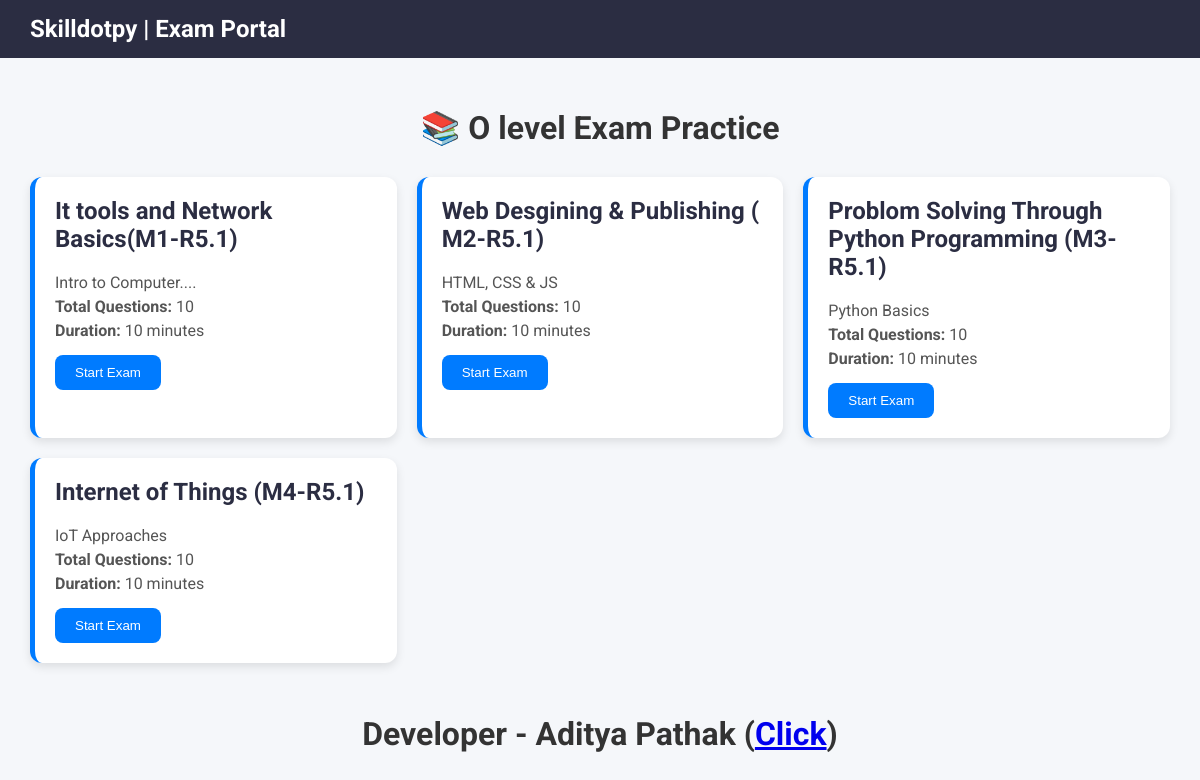
Before: / with the older database file.
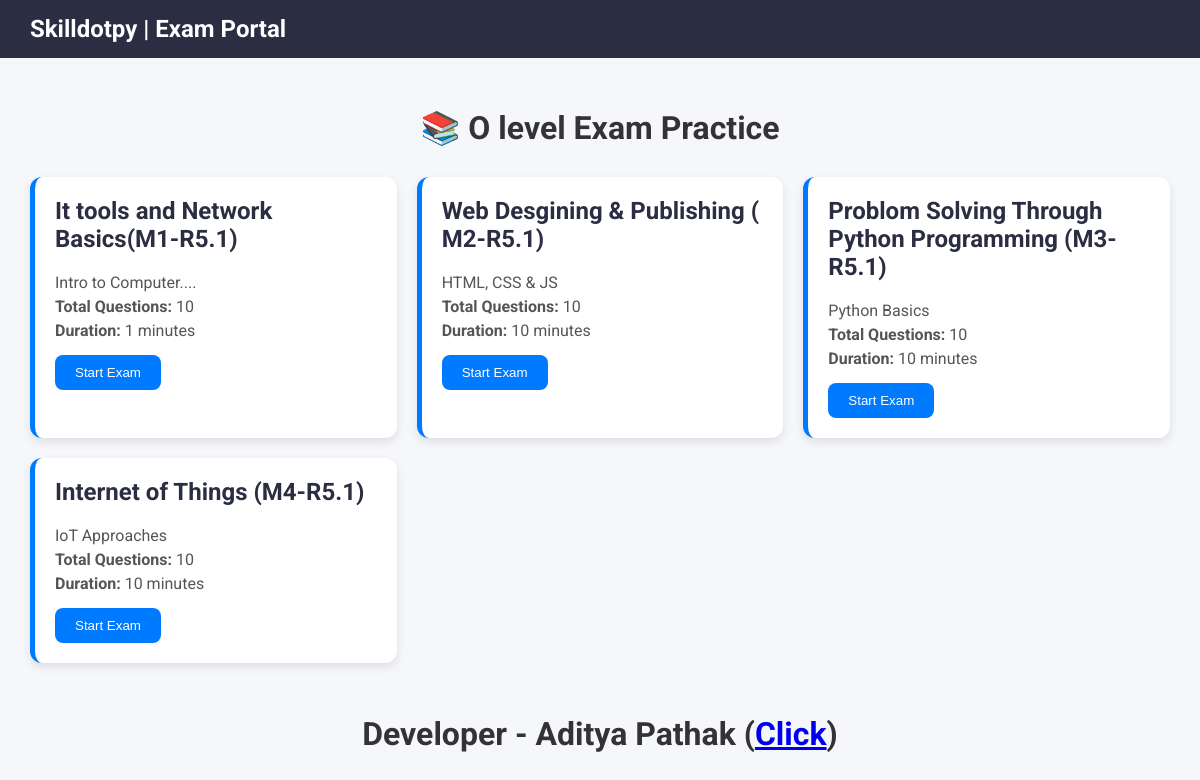
After: the same page with the newer database file.
### exam/models.py (models this page shows, shortened)
class Exam(models.Model):
    title = models.CharField(max_length=200)
    description = models.TextField()
    total_questions = models.IntegerField()
    duration = models.IntegerField(help_text="Duration in minutes")
    visible = models.BooleanField(default=True)  # ✅ NEW FIELD

### exam/views.py (the view)
# urls.py: path('', views.home, name='home'),
def home(request):
    exams = Exam.objects.filter(visible=True)
    return render(request, 'exam/home.html', {'exams': exams})

### exam/templates/exam/home.html (shortened to what this page needs)
<!DOCTYPE html>
<html>
<head>
</head>
<body>
    <div class="navbar">
        Skilldotpy | Exam Portal
    </div>
    <div class="container">
        <h1>📚 O level Exam Practice</h1>
        <div class="exam-grid">
            {% for exam in exams %}
            <div class="exam-card">
                <h2>{{ exam.title }}</h2>
                <p>{{ exam.description }}</p>
                <p><strong>Total Questions:</strong> {{ exam.total_questions }}</p>
                <p><strong>Duration:</strong> {{ exam.duration }} minutes</p>
                <a href="{% url 'start_exam' exam.id %}">
                    <button class="start-btn">Start Exam</button>
                </a>
            </div>
            {% endfor %}
        </div>
    </div>
    <div>
        <h1>Developer - Aditya Pathak (<a href="https://github.com/sde-666">Click</a>)</h1>
    </div>
</body>
</html>

### exam/templates/exam/home.html (style rules this page uses)
body { font-family: 'Roboto', sans-serif; background-color: #f5f7fa; margin: 0; padding: 0; }
.navbar { background-color: #2b2d42; color: white; padding: 15px 30px; font-size: 24px; font-weight: bold; }
.container { padding: 30px; }
h1 { text-align: center; color: #333; margin-bottom: 30px; }
.exam-grid { display: grid; grid-template-columns: repeat(auto-fit, minmax(280px, 1fr)); gap: 20px; }
.exam-card { background-color: white; padding: 20px; border-radius: 12px; box-shadow: 0 4px 10px rgba(0,0,0,0.1); transition: transform 0.2s ease; border-left: 5px solid #007bff; }
.exam-card h2 { margin-top: 0; color: #2b2d42; }
.exam-card p { margin: 5px 0; color: #555; }
.start-btn { background-color: #007bff; color: white; padding: 10px 20px; border: none; border-radius: 8px; cursor: pointer; margin-top: 10px; }

Changed rows visible on the page:
changed Exam "It tools and Network Basics(M1-R5.1)": duration "10" → "1"
